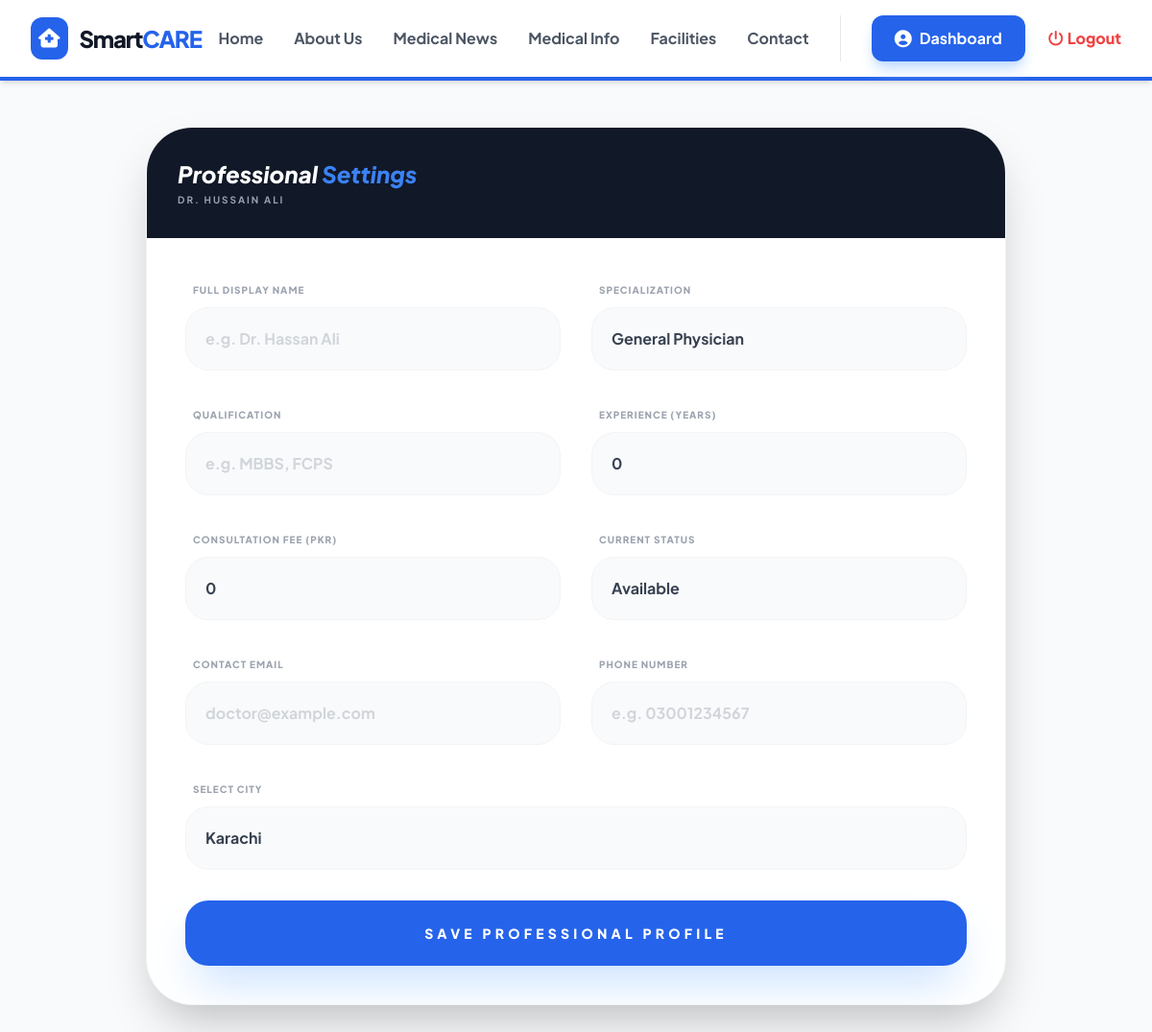
Page /doctor_profile.php (signed in) on the committed database.
### tables this page shows
CREATE TABLE `doctors` (
  `doctor_id` int(11) NOT NULL,
  `user_id` int(11) NOT NULL,
  `city_id` int(11) NOT NULL,
  `specialization` varchar(100) DEFAULT NULL,
  `qualification` varchar(255) DEFAULT NULL,
  `experience_years` int(11) DEFAULT NULL,
  `doctor_phone` varchar(15) DEFAULT NULL,
  `doctor_email` varchar(100) DEFAULT NULL,
  `availability_status` text DEFAULT NULL,
  `consultation_fee` int(11) DEFAULT 0,
  `doc_name` varchar(100) DEFAULT NULL
);

CREATE TABLE `users` (
  `user_id` int(11) NOT NULL,
  `username` varchar(50) NOT NULL,
  `password` varchar(255) NOT NULL,
  `role_id` int(11) NOT NULL,
  `email` varchar(100) NOT NULL,
  `full_name` varchar(100) NOT NULL,
  `address` text NOT NULL,
  `phone_number` varchar(15) NOT NULL,
  `reset_token` varchar(255) DEFAULT NULL,
  `token_expiry` datetime DEFAULT NULL
);

### doctor_profile.php (the view, shortened to what this page needs)
<?php
include('config/db.php');
include('includes/header.php');
$u_id = $_SESSION['user_id'];
$check_query = "SELECT d.*, u.full_name FROM doctors d
                RIGHT JOIN users u ON d.user_id = u.user_id
                WHERE u.user_id = '$u_id'";
$res = mysqli_query($conn, $check_query);
$data = mysqli_fetch_assoc($res);
?>
<div class="flex-1 p-8 lg:p-12 bg-[#F8FAFC]">
    <div class="max-w-4xl mx-auto bg-white rounded-[3rem] shadow-2xl border border-gray-100 overflow-hidden">
        <div class="bg-gray-900 p-8 text-white">
            <h2 class="text-2xl font-black italic">Professional <span class="text-blue-500">Settings</span></h2>
            <p class="text-gray-400 text-[10px] font-bold uppercase tracking-[0.2em] mt-1">
                Dr. <?php echo htmlspecialchars($data['doc_name'] ?? $data['full_name'] ?? 'New Profile'); ?>
            </p>
        </div>
        <form action="" method="POST" class="p-10 space-y-8">
            <div class="grid grid-cols-1 md:grid-cols-2 gap-8">
                <div class="space-y-2">
                    <label class="text-[10px] font-black text-gray-400 uppercase tracking-widest ml-2">Full Display Name</label>
                    <input type="text" name="doc_name" value="<?= htmlspecialchars($data['doc_name'] ?? '') ?>" placeholder="e.g. Dr. Hassan Ali" class="w-full p-5 bg-gray-50 border border-gray-100 rounded-[1.5rem] font-bold text-gray-700 focus:ring-4 focus:ring-blue-500/10 outline-none transition-all placeholder:text-gray-300">
                </div>
                <div class="space-y-2">
                    <label class="text-[10px] font-black text-gray-400 uppercase tracking-widest ml-2">Specialization</label>
                    <input type="text" name="specialization" value="<?= htmlspecialchars($data['specialization'] ?? '') ?>" placeholder="e.g. Cardiologist" class="w-full p-5 bg-gray-50 border border-gray-100 rounded-[1.5rem] font-bold text-gray-700 focus:ring-4 focus:ring-blue-500/10 outline-none transition-all placeholder:text-gray-300">
                </div>
                <div class="space-y-2">
                    <label class="text-[10px] font-black text-gray-400 uppercase tracking-widest ml-2">Qualification</label>
                    <input type="text" name="qualification" value="<?= htmlspecialchars($data['qualification'] ?? '') ?>" placeholder="e.g. MBBS, FCPS" class="w-full p-5 bg-gray-50 border border-gray-100 rounded-[1.5rem] font-bold text-gray-700 focus:ring-4 focus:ring-blue-500/10 outline-none transition-all placeholder:text-gray-300">
                </div>
                <div class="space-y-2">
                    <label class="text-[10px] font-black text-gray-400 uppercase tracking-widest ml-2">Experience (Years)</label>
                    <input type="number" name="experience_years" value="<?= $data['experience_years'] ?? 0 ?>" class="w-full p-5 bg-gray-50 border border-gray-100 rounded-[1.5rem] font-bold text-gray-700 focus:ring-4 focus:ring-blue-500/10 outline-none transition-all">
                </div>
                <div class="space-y-2">
                    <label class="text-[10px] font-black text-gray-400 uppercase tracking-widest ml-2">Consultation Fee (PKR)</label>
                    <input type="number" name="consultation_fee" value="<?= $data['consultation_fee'] ?? 0 ?>" class="w-full p-5 bg-gray-50 border border-gray-100 rounded-[1.5rem] font-bold text-gray-700 focus:ring-4 focus:ring-blue-500/10 outline-none transition-all">
                </div>
                <div class="space-y-2">
                    <label class="text-[10px] font-black text-gray-400 uppercase tracking-widest ml-2">Current Status</label>
                    <select name="availability_status" class="w-full p-5 bg-gray-50 border border-gray-100 rounded-[1.5rem] font-bold text-gray-700 focus:ring-4 focus:ring-blue-500/10 outline-none transition-all appearance-none cursor-pointer">
                        <?php $s = $data['availability_status'] ?? 'Available'; ?>
                        <option value="Available" <?= $s == 'Available' ? 'selected' : '' ?>>Available</option>
                    </select>
                </div>
                <div class="space-y-2">
                    <label class="text-[10px] font-black text-gray-400 uppercase tracking-widest ml-2">Contact Email</label>
                    <input type="email" name="doctor_email" value="<?= htmlspecialchars($data['doctor_email'] ?? '') ?>" placeholder="doctor@example.com" class="w-full p-5 bg-gray-50 border border-gray-100 rounded-[1.5rem] font-bold text-gray-700 focus:ring-4 focus:ring-blue-500/10 outline-none transition-all placeholder:text-gray-300">
                </div>
                <div class="space-y-2">
                    <label class="text-[10px] font-black text-gray-400 uppercase tracking-widest ml-2">Phone Number</label>
                    <input type="text" name="doctor_phone" value="<?= htmlspecialchars($data['doctor_phone'] ?? '') ?>" placeholder="e.g. 03001234567" class="w-full p-5 bg-gray-50 border border-gray-100 rounded-[1.5rem] font-bold text-gray-700 focus:ring-4 focus:ring-blue-500/10 outline-none transition-all placeholder:text-gray-300">
                </div>
                <div class="md:col-span-2 space-y-2">
                    <label class="text-[10px] font-black text-gray-400 uppercase tracking-widest ml-2">Select City</label>
                    <select name="city_id" class="w-full p-5 bg-gray-50 border border-gray-100 rounded-[1.5rem] font-bold text-gray-700 focus:ring-4 focus:ring-blue-500/10 outline-none transition-all appearance-none cursor-pointer">
                        <?php
                        $cities = mysqli_query($conn, "SELECT * FROM cities");
                        while ($c = mysqli_fetch_assoc($cities)) {
                            $selected = ($c['city_id'] == ($data['city_id'] ?? 0)) ? "selected" : "";
                            echo "<option value='" . $c['city_id'] . "' $selected>" . $c['city_name'] . "</option>";
                        }
                        ?>
                    </select>
                </div>
            </div>
            <button type="submit" name="save_doc" class="w-full bg-blue-600 text-white font-black py-6 rounded-[1.5rem] hover:bg-gray-900 shadow-2xl shadow-blue-200 transition-all transform active:scale-95 uppercase tracking-[0.3em] text-sm">
                Save Professional Profile
            </button>
        </form>
    </div>
</div>

### includes/header.php (style rules this page uses)
body { font-family: 'Plus Jakarta Sans', sans-serif; }

### rows in the picture
doctors: user.full_name "HUSSAIN ALI", specialization "General Physician", experience_years "0", consultation_fee "0", availability_status "Available"

### other values in the picture
form field city_id "Karachi"
